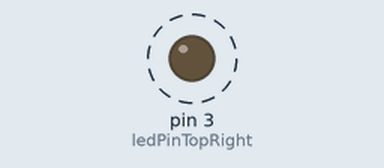
Simulated run of this sketch. Board: Arduino Uno, built with avr-gcc and run on an emulated ATmega328P. Parts: output pins drawn as LEDs (lit = HIGH). Dashed ring = blinking.

Above: at 0.2 s.
Timing chart, 0 to 3.0 s (numbered marks = the images above):
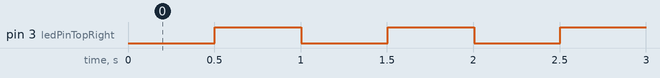

The sketch:

millis_anstatt_delay.ino
```cpp
// Pins der LEDs
// (für bessere Lesbarkeit)
#define ledPinTopRight 3

long previousMilis = 0;
long currentMilis = 0;
boolean currentLedState = false;

void setup()
{
  // eine LED als Output
  pinMode(ledPinTopRight, OUTPUT);
}

void loop()
{
  currentMilis = millis();

  if(millis() > previousMilis + 500){
    previousMilis = currentMilis;
    currentLedState = !currentLedState;

    digitalWrite(ledPinTopRight, currentLedState);
  }
}
```

Measured:
- by itself, pin 3 (ledPinTopRight): alternates HIGH for 0.50 s and LOW for 0.50 s
